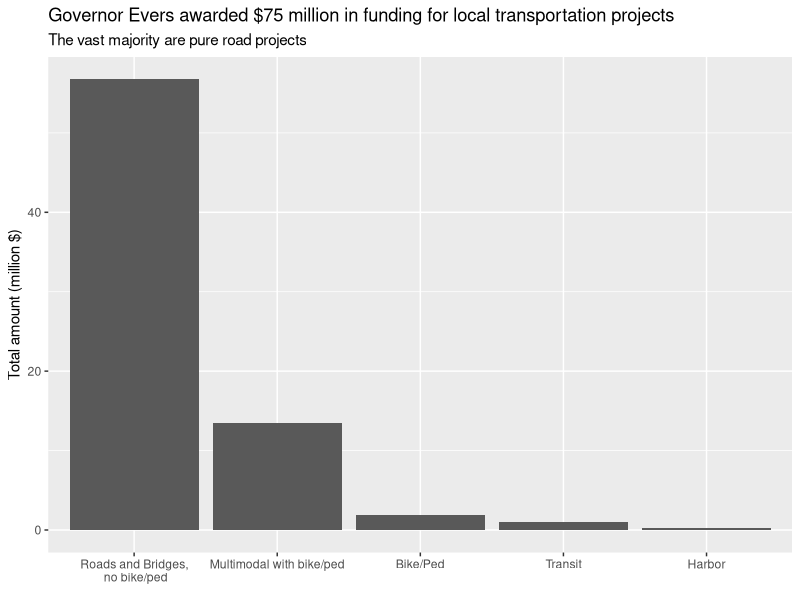

Write the R code that produced this figure.
## ---- chunk 1
library(tidyverse)
library(readxl)
c <- c("county", "sponsor", "name", "modal_type", "amount") #column names
mls <- read_excel("mls-awards.xlsx", 
                  skip = 2, 
                  col_names = c) %>% 
  drop_na %>% #drop one line that only has the WisDOT logo in it
  mutate(modal_type = as.factor(modal_type))

## ---- chunk 2
mls2 <- mls %>% 
  mutate(modal_type = fct_collapse(modal_type, 
             "Roads and Bridges,\n no bike/ped"= c("Bridge", "Road", "Multimodal: Road,\r\nBridge", "Multimodal: Road,\r\nHarbor"),
             "Multimodal with bike/ped" = c("Multimodal: Road,\r\nBike/Ped", 
                                "Multimodal: Road,\r\nBridge, Bike/Ped", 
                                "Multimodal: Road,\r\nBike/Ped, Railroad",
                                "Multimodal: Road,\r\nBike/Ped, Transit")))


## ---- chunk 3
mls3 <- mls2 %>% 
  group_by(modal_type) %>% 
  summarise(total = sum(amount), perc = total/sum(mls2$amount)* 100)
## ---- chunk 4

mls3 %>%
  mutate(modal_type = fct_reorder(mls3$modal_type, total, .desc = TRUE),
         total = total/1000000) %>% 
  ggplot(aes(modal_type, total)) +
  geom_col() +
  labs(title = "Governor Evers awarded $75 million in funding for local transportation projects",
       subtitle = "The vast majority are pure road projects") +
  scale_y_continuous(name = "Total amount (million $)") +
  scale_x_discrete(name = element_blank())

